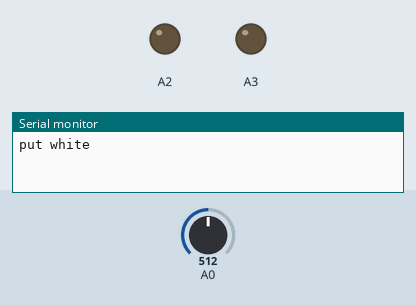
Recording of a sketch running on a simulated Arduino Uno, built with avr-gcc and run on an emulated ATmega328P. Shown: output pins drawn as LEDs (lit = HIGH), the last lines printed to the serial monitor. The test bench sets the inputs (shaded band); at power-on: A0 = 512.

Above: at 2.5 s.
At 16.5 s:
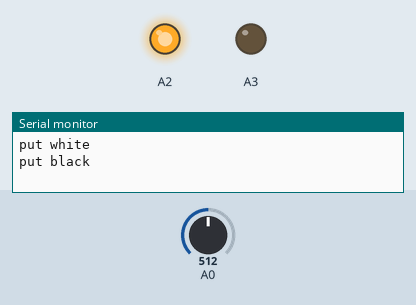
At 29.5 s:
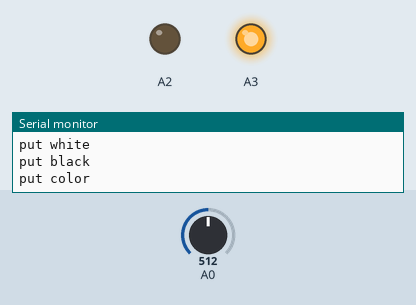
At 44.0 s:
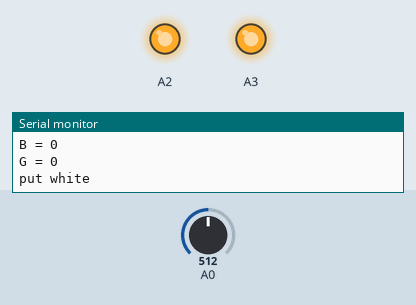
Timing chart, 0 to 46.3 s (numbered marks = the images above):
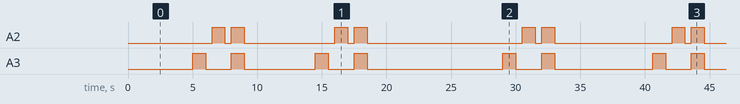

The sketch:

color_calibration_test.ino
```cpp
// Color calibration test

// boolean to know if the balance has been set
boolean balanceSet = false;

//floats to hold colour arrays
//set black and white array to be all 0 if need to do white and black calibrations
//input the average of the black and white balance into the array when doing color calibrations
float colorArray[] = {0, 0, 0};
//float blackArray[] = {0, 0, 0};
//float whiteArray[] = {0, 0, 0};
float blackArray[] = {637.5, 417, 447.5};
float whiteArray[] = {952, 856.5, 818};

//place holder for average
int avgRead;

void setup() {
  //setup the outputs for the colour sensor
  pinMode(A0, INPUT);
  pinMode(A2, OUTPUT);
  pinMode(A3, OUTPUT);

  //begin serial communication
  Serial.begin(9600);

}

void loop() {
  //comment out checkBalance and balanceSet = false when checking color
  //comment out check color when checking white and black balance
  checkBalance();
  checkColour();
  printColour();
  balanceSet = false;
}

void checkBalance() {
  //check if the balance has been set, if not, set it
  if (balanceSet == false) {
    setBalance();
  }
}

/*
   RED LED   : A3 HIGH, A2 LOW
   BLUE LED  : A3 LOW,  A2 HIGH
   GREEN LED : A3 HIGH, A2 HIGH
*/
void onLed(int num) {
  digitalWrite(A3, (num % 2) ? HIGH : LOW);
  digitalWrite(A2, (num - 1) ? HIGH : LOW);
}

void offLed() {
  digitalWrite(A3, LOW);
  digitalWrite(A2, LOW);
  delay(500);
}

void getReading(int times) {
  int total = 0;
  //take the reading however many times was requested and add them up
  for (int i = 0; i < times; i+= 1) {
    total += analogRead(A0);
    delay(100);
  }
  //calculate the average and set it
  avgRead = total / times;
}

void setBalance() {
  //set white balance
  Serial.println("put white");
  delay(5000); //delay for five seconds, this gives us time to get a white sample in front of our sensor
  //scan the white sample.
  //go through each light, get a reading, set the base reading for each colour red, blue, and green to the white array
  for (int i = 0; i < 3; i += 1) {
    onLed(i + 1);
    delay(500);
    getReading(5); //number is the number of scans to take for average
    whiteArray[i] = avgRead;
    offLed();
  }

  //done scanning white, now it will pulse blue to tell you that it is time for the black paper.
  //set black balance
  Serial.println("put black");
  delay(5000);              //wait for five seconds so we can position our black sample
  //go ahead and scan, sets the colour values for red, blue, and green when exposed to black
  for (int i = 0; i < 3; i += 1) {
    onLed(i + 1);
    delay(500);
    getReading(5); //number is the number of scans to take for average
    blackArray[i] = avgRead;
    offLed();
  }

  //set boolean value so we know that balance is set
  balanceSet = true;
  //delay another 5 seconds to allow the human to catch up to what is going on
  delay(5000);
}

void checkColour() {
  Serial.println("put color");
  delay(5000);
  float greyDiff;
  for (int i = 0; i < 3; i += 1) {
    onLed(i + 1);
    delay(500);
    getReading(5); //number is the number of scans to take for average
    colorArray[i] = avgRead;
    greyDiff = whiteArray[i] - blackArray[i];
    colorArray[i] = (colorArray[i] - blackArray[i]) / (greyDiff) * 255;
    offLed();
  }
}

//prints the colour in the arrays
void printColour() {
  for (int i = 0; i < 3; i+= 1) {
  Serial.print("white balance = ");
  Serial.println(int(whiteArray[i]));
  }
  for (int i = 0; i < 3; i+= 1) {
  Serial.print("black balance = ");
  Serial.println(int(blackArray[i]));
  }
  Serial.print("R = ");
  Serial.println(int(colorArray[0]));
  Serial.print("B = ");
  Serial.println(int(colorArray[1]));
  Serial.print("G = ");
  Serial.println(int(colorArray[2]));
  delay(2000);
}
```

Measured:
- by itself, A3: repeats every 35.6 s: LOW 2.0 s, HIGH 1.0 s, LOW 5.5 s, HIGH 1.0 s, LOW 2.0 s, HIGH 1.0 s, LOW 10.5 s, HIGH 1.0 s, LOW 2.0 s, HIGH 1.0 s, LOW 7.6 s, HIGH 1.0 s
- by itself, A2: repeats every 35.6 s: LOW 0.50 s, HIGH 1.0 s, LOW 7.0 s, HIGH 1.0 s, LOW 0.50 s, HIGH 1.0 s, LOW 12.0 s, HIGH 1.0 s, LOW 0.50 s, HIGH 1.0 s, LOW 9.1 s, HIGH 1.0 s
- by itself, everything shown: repeats every 35.6 s, in 18 steps
